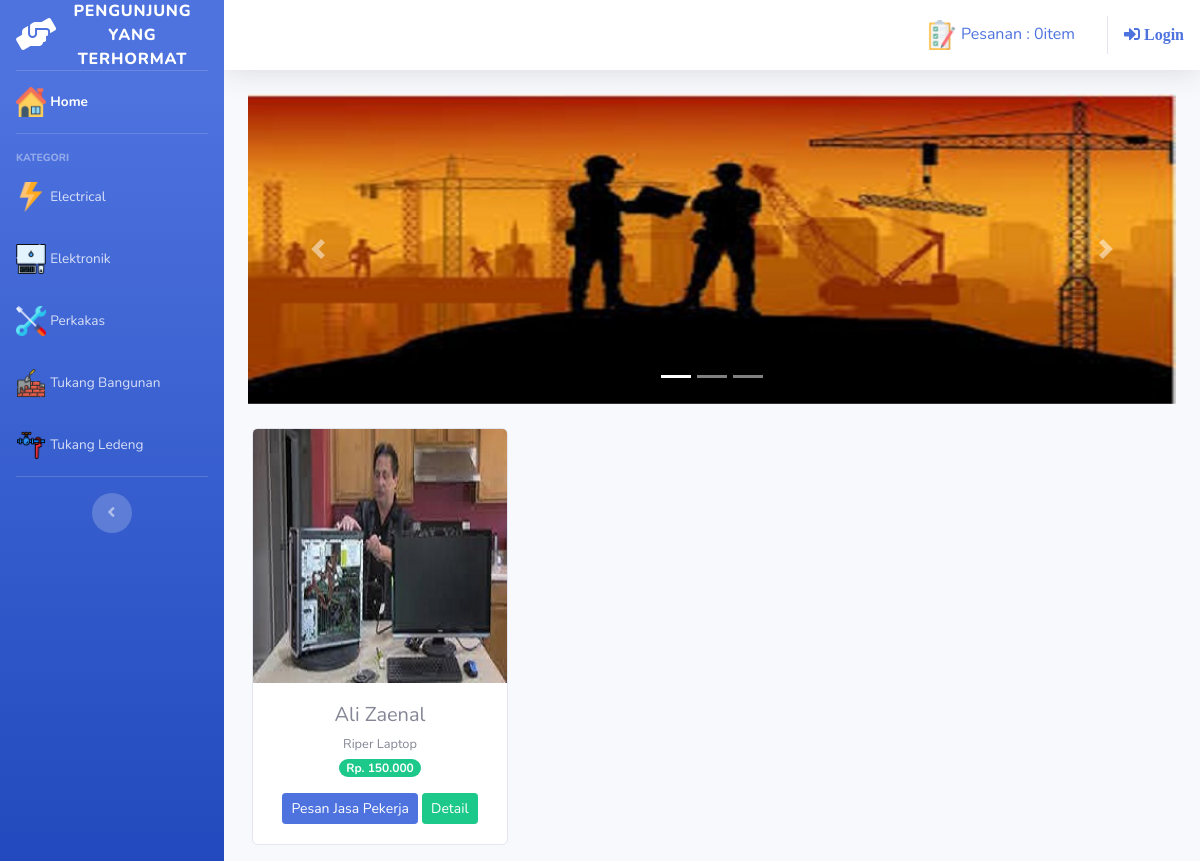
/index.php/kategori/elektronik, run on the app's committed database.
### tables this page shows
CREATE TABLE `tb_jasa` (
  `id_tkg` int(11) NOT NULL,
  `nama_tkg` varchar(60) NOT NULL,
  `tempat_lahir` varchar(128) NOT NULL,
  `tanggal_lahir` date NOT NULL,
  `alamat` varchar(225) DEFAULT NULL,
  `no_telp` varchar(13) DEFAULT NULL,
  `agama` varchar(15) DEFAULT NULL,
  `jk` enum('L','P') DEFAULT NULL,
  `pendidikan` varchar(15) DEFAULT NULL,
  `keahlian` varchar(60) NOT NULL,
  `kategori` varchar(60) NOT NULL,
  `harga_tkg` int(11) NOT NULL,
  `bayaran` varchar(60) NOT NULL,
  `gambar` text NOT NULL,
  `no_ktp` text,
  `email` varchar(128) DEFAULT NULL,
  `sertifikat` text NOT NULL,
  `status` varchar(128) NOT NULL
);

### application/controllers/Kategori.php (called while the page is built, shortened)
<?php
class Kategori extends CI_Controller
{
	public function elektronik()
	{
		$data['elektronik'] = $this->Model_kategori->data_elektronik()->result();
		$this->load->view('templates/Header');
		$this->load->view('templates/Sidebar_wel');
		$this->load->view('Elektronik', $data);
		$this->load->view('templates/Footer');
	}
}

### index.php (called while the page is built, shortened)
<?php
require_once BASEPATH.'core/CodeIgniter.php';

### application/models/Model_kategori.php (called while the page is built, shortened)
<?php
class Model_kategori extends CI_Model
{
	public function data_elektronik()
	{
		return $this->db->get_where("tb_jasa", array('kategori' => 'elektronik'));
	}
}

### application/views/Elektronik.php (the view, shortened to what this page needs)
<div class="container-fluid">
	<div id="carouselExampleIndicators" class="carousel slide" data-ride="carousel">
		<ol class="carousel-indicators">
			<li data-target="#carouselExampleIndicators" data-slide-to="0" class="active"></li>
			<li data-target="#carouselExampleIndicators" data-slide-to="1"></li>
			<li data-target="#carouselExampleIndicators" data-slide-to="2"></li>
		</ol>
		 <div class="carousel-inner">
            <div class="carousel-item active">
                 <img src="<?php echo base_url('assets\img\pekerja.jpg') ?>" class="d-block w-100" alt="...">
            </div>
        </div>
		<a class="carousel-control-prev" href="#carouselExampleIndicators" role="button" data-slide="prev">
			<span class="carousel-control-prev-icon" aria-hidden="true"></span>
		</a>
		<a class="carousel-control-next" href="#carouselExampleIndicators" role="button" data-slide="next">
			<span class="carousel-control-next-icon" aria-hidden="true"></span>
		</a>
	</div>
	<div class="row text-center mt-4">
		<?php foreach ($elektronik as $js) : ?>
			<div class="card ml-3 mb-3" style="width: 16rem;">
				<img src="<?php echo base_url() . '/uploads/' . $js->gambar ?>" class="card-img-top" alt="...">
				<div class="card-body">
					<h5 class="card-title mb-1"><?php echo $js->nama_tkg ?></h5>
					<small><?php echo $js->keahlian ?></small><br>
					<span class="badge badge-pill badge-success mb-3">Rp. <?php echo number_format($js->harga_tkg, 0, ',', '.') ?></span>
					<?php echo anchor('Dashboard/tambah_ke_pesan/' . $js->id_tkg, '<div class="btn btn-primary btn-sm">Pesan Jasa Pekerja</div>') ?>
					<?php echo anchor('Dashboard/detailnya/' . $js->id_tkg, '<div class="btn btn-success btn-sm">Detail</div>')  ?>
				</div>
			</div>
		<?php endforeach; ?>
	</div>
</div>

### data on the page
tb_jasa: gambar (picture), nama_tkg "Ali Zaenal", keahlian "Riper Laptop", harga_tkg "150.000", id_tkg "Pesan Jasa Pekerja", id_tkg "Detail"

### other printed values
anchor('dashboard/detail_pesan', $keranjang) "Pesanan : 0item"
anchor('auth/login', '<i class="fas fa-sign-in-alt"> Login </i>') "Login"
